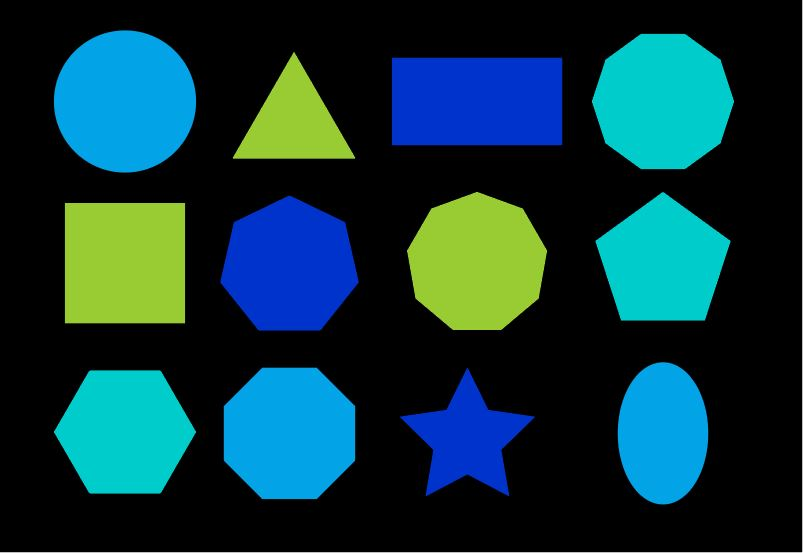
#> input picture Recursos/fignew.JPG, 804 x 553 px
$ python RECFigGeometricas.py
#> lines starting #> are read from the running program, lines starting #| are printed output that depends on the picture; after the words box and inside, x2 and y2 are one past the last pixel; in counts of white or black regions, pixels touching at a corner belong together
import cv2 # CV2: Biblioteca de Python especializada en imágenes

image = cv2.imread('./Recursos/fignew.JPG') # Imagen a trabajar
#> image is the input picture: shape (553, 804, 3); mean B, G, R 61.2, 54.7, 14
gray = cv2.cvtColor(image,cv2.COLOR_BGR2GRAY) # Escala de grises
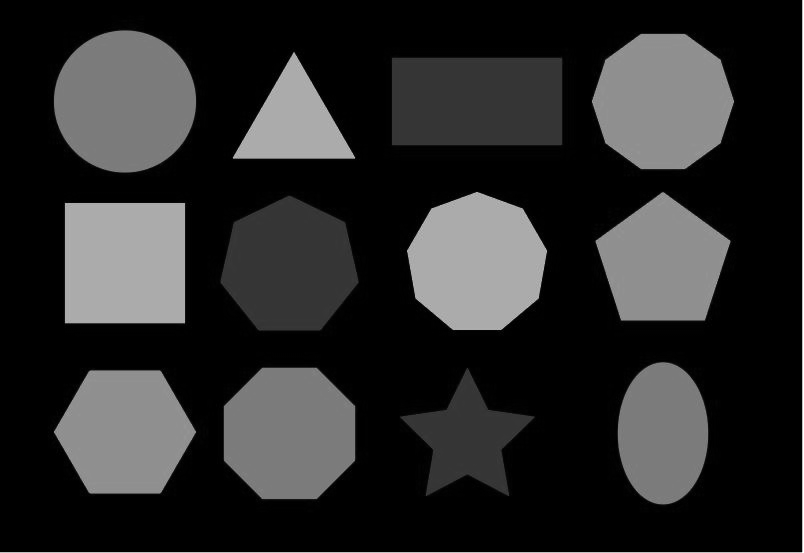
#> gray: shape (553, 804); min 0, max 255, mean 43.3
canny = cv2.Canny(gray,10,150) # Binarización y construcción de bordes
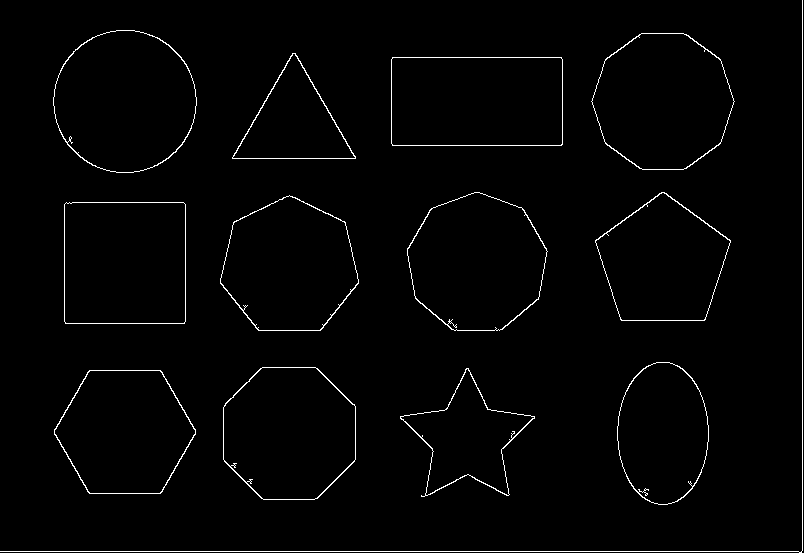
#> canny: shape (553, 804); 1.7% white in thin lines or dots
canny = cv2.dilate(canny,None,iterations=1) # Esta función asegura los perímetros
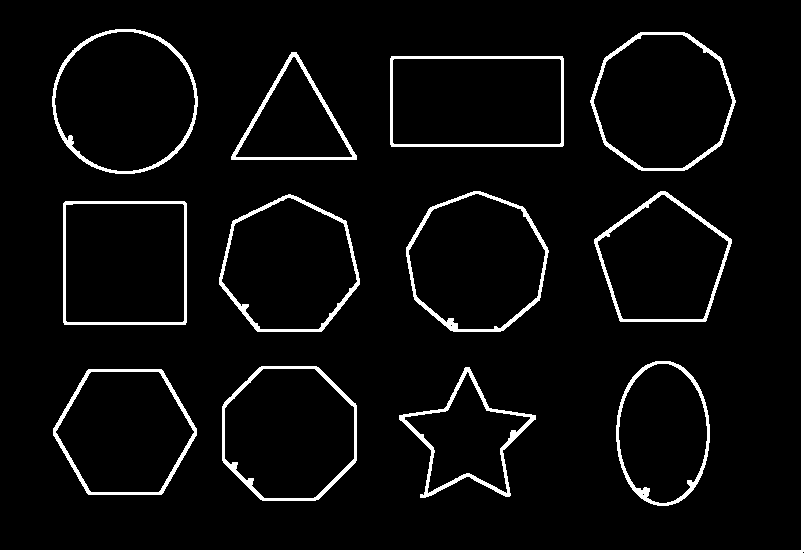
#> canny: shape (553, 804); 5.2% white; 13 white regions, largest, box (x1, y1, x2, y2) and area: (0, 0, 804, 553) 4061, (399, 367, 536, 498) 1790, (52, 29, 198, 174) 1706
canny = cv2.erode(canny,None,iterations=1) # para evitar confusiones
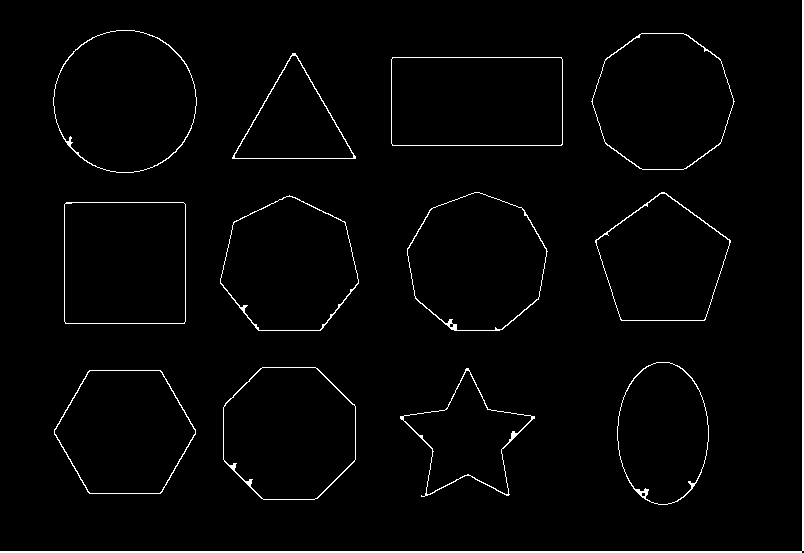
#> canny: shape (553, 804); 2% white; 13 white regions
cnts,_ = cv2.findContours(canny,cv2.RETR_EXTERNAL,cv2.CHAIN_APPROX_SIMPLE) # Contornos
#> cnts = 13 contours; largest, box (x1, y1, x2, y2) and area: (53, 30, 197, 173) 15936, (391, 57, 563, 146) 15043, (591, 33, 735, 170) 14945, (407, 192, 548, 331) 14710, (64, 202, 186, 324) 14634

for c in cnts: # Cuenta los vértices en cada contorno

    epsilon = 0.01*cv2.arcLength(c,True)
    approx = cv2.approxPolyDP(c,epsilon,True)
    x,y,w,h = cv2.boundingRect(approx)

    # Definimos una variable para las esquinas para acelerar el proceso
    corners = len(approx)

    # Aqui desarrollamos la comparación de esquinas y sus figuras correspondientes
    match corners:
        case 3:
            cv2.putText(image,'Triangulo',(x,y-5),1,1,(0,255,0),1)
        case 4:
            aspectRatio = float(w)/h
            if aspectRatio > 0.95 and aspectRatio < 1.05:
                cv2.putText(image,'Cuadrado', (x,y-5),1,1,(0,255,0),1)
            else:
                cv2.putText(image,'Rectangulo', (x,y-5),1,1,(0,255,0),1)
        case 5:
            cv2.putText(image,'Pentagono',(x,y-5),1,1,(0,255,0),1)
        case 6:
            cv2.putText(image,'Hexagono',(x,y-5),1,1,(0,255,0),1)
        case 7:
            cv2.putText(image,'Heptagono',(x,y-5),1,1,(0,255,0),1)
        case 8:
            cv2.putText(image,'Octagono',(x,y-5),1,1,(0,255,0),1)
        case 9:
            cv2.putText(image,'Nonecagono',(x,y-5),1,1,(0,255,0),1)
        case 10:
            aspectRatio = float(w)/h
            if aspectRatio > 0.95 and aspectRatio < 1.05:
                cv2.putText(image,'Estrella',(x,y-5),1,1,(0,255,0),1)
            else:
                cv2.putText(image,'Decagono',(x,y-5),1,1,(0,255,0),1)
        case _:
            aspectRatio = float(w)/h
            if aspectRatio > 0.95 and aspectRatio < 1.05:
                cv2.putText(image,'Circulo',(x,y-5),1,1,(0,255,0),1)
            else:
                cv2.putText(image,'Ovalo',(x,y-5),1,1,(0,255,0),1)

    # Muestra la imagen en pantalla y dibuja los contornos
    cv2.drawContours(image,[approx],0,(0,255,0),2)
    cv2.imshow('image',image)
    cv2.waitKey(0)
#> this loop made 13 passes
#> (epsilon, x, y, w, h, corners) on passes 1, 2, 3, 4, 6, 7, 8, 11, 12: (4.46, 54, 370, 142, 124, 6), (5.01, 400, 368, 135, 129, 10), (4.39, 223, 367, 133, 133, 8), (3.91, 617, 362, 92, 143, 13), (4.55, 220, 195, 136, 136, 7), (4.39, 595, 193, 136, 128, 5), (4.62, 407, 192, 141, 139, 9), (4.64, 591, 33, 144, 137, 10), (4.73, 53, 30, 144, 143, 14)
#> (epsilon, approx, x, y, w, h, corners) on passes 5, 9, 10, 13: (4.8, [[66, 202], [65, 323], [184, 323], [185, 204]], 65, 202, 121, 122, 4), (5.16, [[392, 57], [392, 145], [562, 144], [561, 57]], 392, 57, 171, 89, 4), (3.86, [[232, 157], [355, 158], [295, 53]], 232, 53, 124, 106, 3), (27.09, [[803, 0], [801, 551], [0, 552], [801, 552]], 0, 0, 804, 553, 4)
#> pass 1, `cv2.imshow('image',image)`:
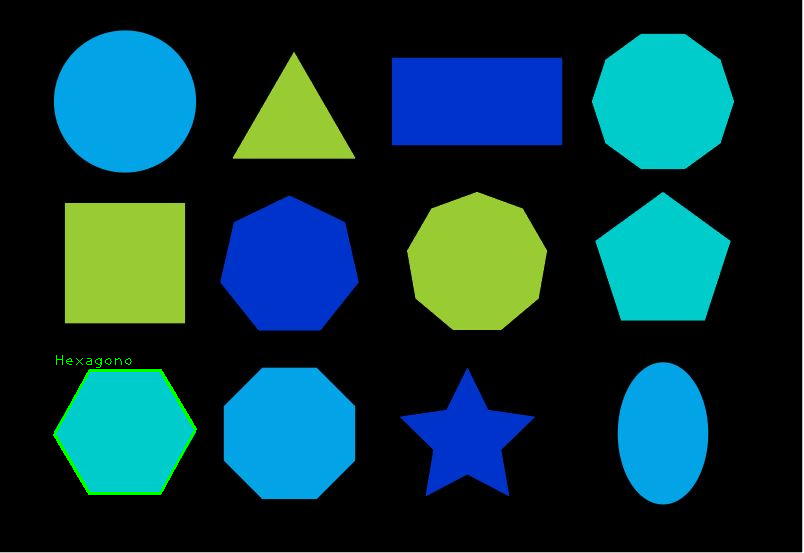
#> window 'image': shape (553, 804, 3); mean B, G, R 60.9, 55.2, 13.9
#> pass 2, `cv2.imshow('image',image)`:
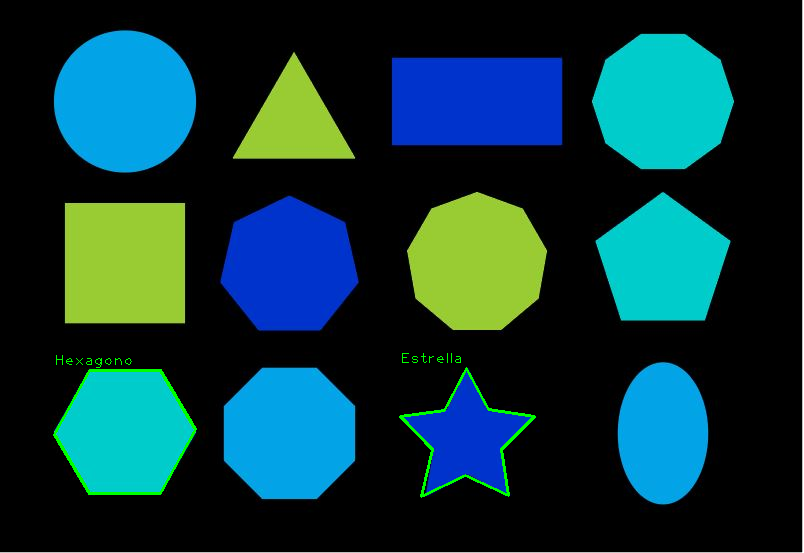
#> window 'image': shape (553, 804, 3); mean B, G, R 60.6, 56, 13.9
#> after the loop:
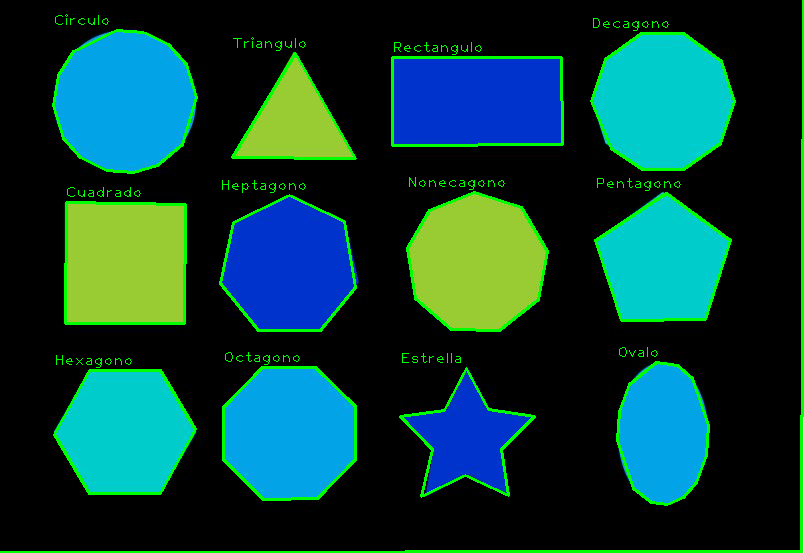
#> image: shape (553, 804, 3); 4.68% of pixels changed, all inside (x1, y1, x2, y2) = (0, 0, 804, 553)
'''
cv2.imshow('canny',canny)
cv2.imshow('image',image)
cv2.waitKey(0)
cv2.destroyAllWindows()
'''
